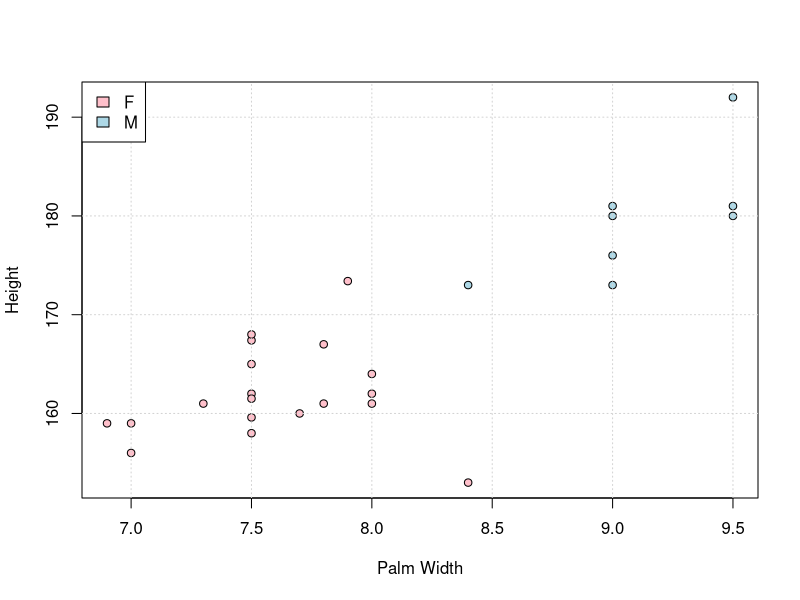
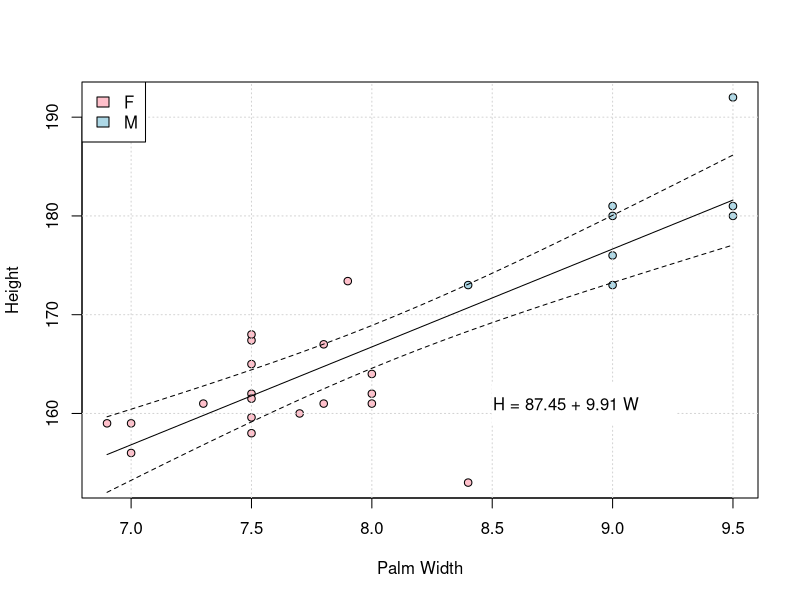
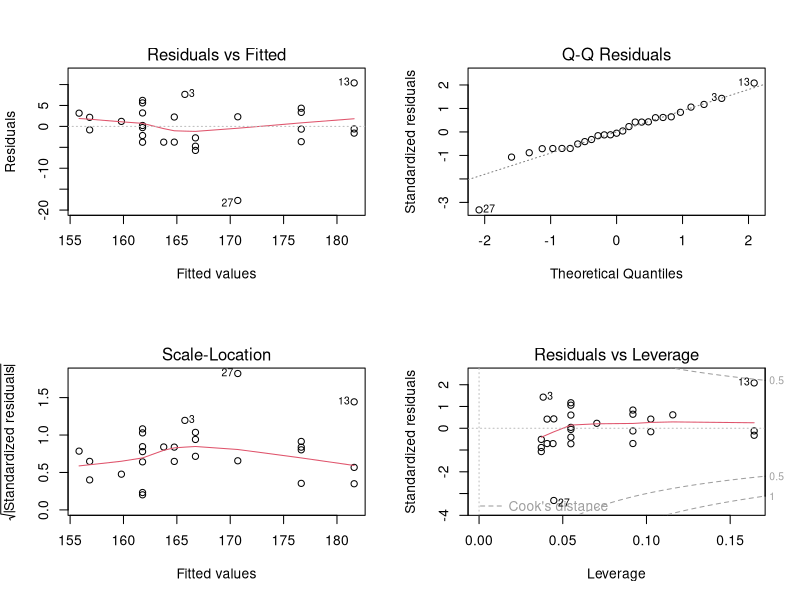
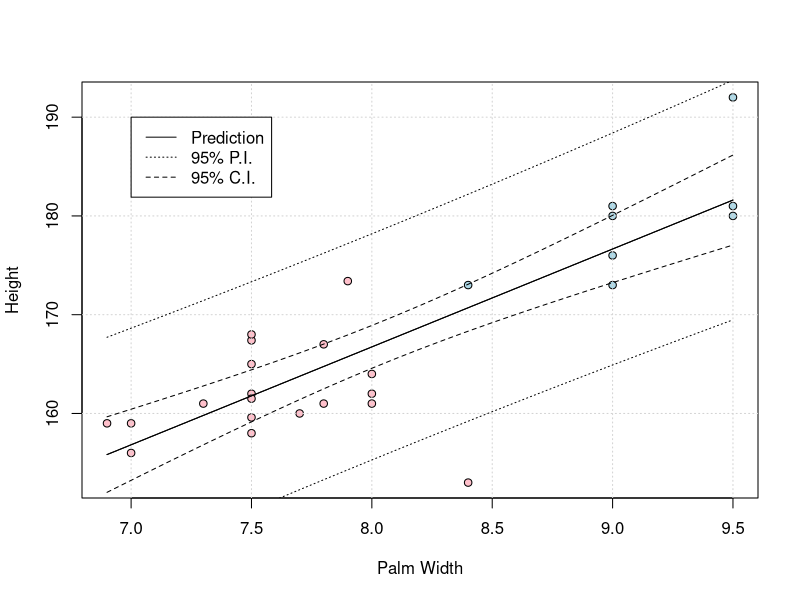

Source code (R) for these figures, in order:
## ---- chunk 1
heights <- read.csv("./datasets/01-linear-regression/heights-2022.csv", stringsAsFactors = T)
m <- lm(Height ~ Palm.width, data=heights)
## ---- chunk 2
par(mfrow=c(1, 1))
plot(heights$Palm.width, heights$Height, 
     xlab = "Palm Width", ylab = "Height",
     pch = 21, bg = c("Pink", "Lightblue")[heights$Gender])
grid()
legend(x = "topleft", legend = levels(heights$Gender), 
       fill =c("Pink", "Lightblue"))

## ---- chunk 3
par(mfrow=c(1, 1))
plot(heights$Palm.width, heights$Height, 
     xlab = "Palm Width", ylab = "Height",
     pch = 21, bg = c("Pink", "Lightblue")[heights$Gender])
grid()
legend(x = "topleft", legend = levels(heights$Gender), 
       fill =c("Pink", "Lightblue"))

pred <- data.frame(
  Palm.width=seq(min(heights$Palm.width), max(heights$Palm.width), by=0.1)
)
pc <- predict(m, interval="c", newdata = pred)
matlines(pred$Palm.width, pc, lty=c(1, 2, 2), col = "black")

a <- round(coef(m)[1], 2)
b <- round(coef(m)[2], 2)
legend(8.5, 163, paste("H =", a, "+", b, "W"), bg="white", box.col="white", adj=0.2)
## ---- chunk 4
summary(m)
## ---- chunk 5
par(mfrow=c(2, 2))
plot(m)
## ---- chunk 6
par(mfrow=c(1, 1))
plot(heights$Palm.width, heights$Height, 
     xlab = "Palm Width", ylab = "Height",
     pch = 21, bg = c("Pink", "Lightblue")[heights$Gender])
grid()

pred <- data.frame(
  Palm.width=seq(min(heights$Palm.width), max(heights$Palm.width), by=0.1)
)
pi <- predict(m, interval="p", newdata = pred)
matlines(pred$Palm.width, pi, lty=c(1, 3, 3), col = "black")
ci <- predict(m, interval="c", newdata = pred)
matlines(pred$Palm.width, ci, lty=c(1, 2, 2), col = "black")

legend(7, 190, 
       legend = c("Prediction", "95% P.I.", "95% C.I."),
       lty = c(1, 3, 2))
